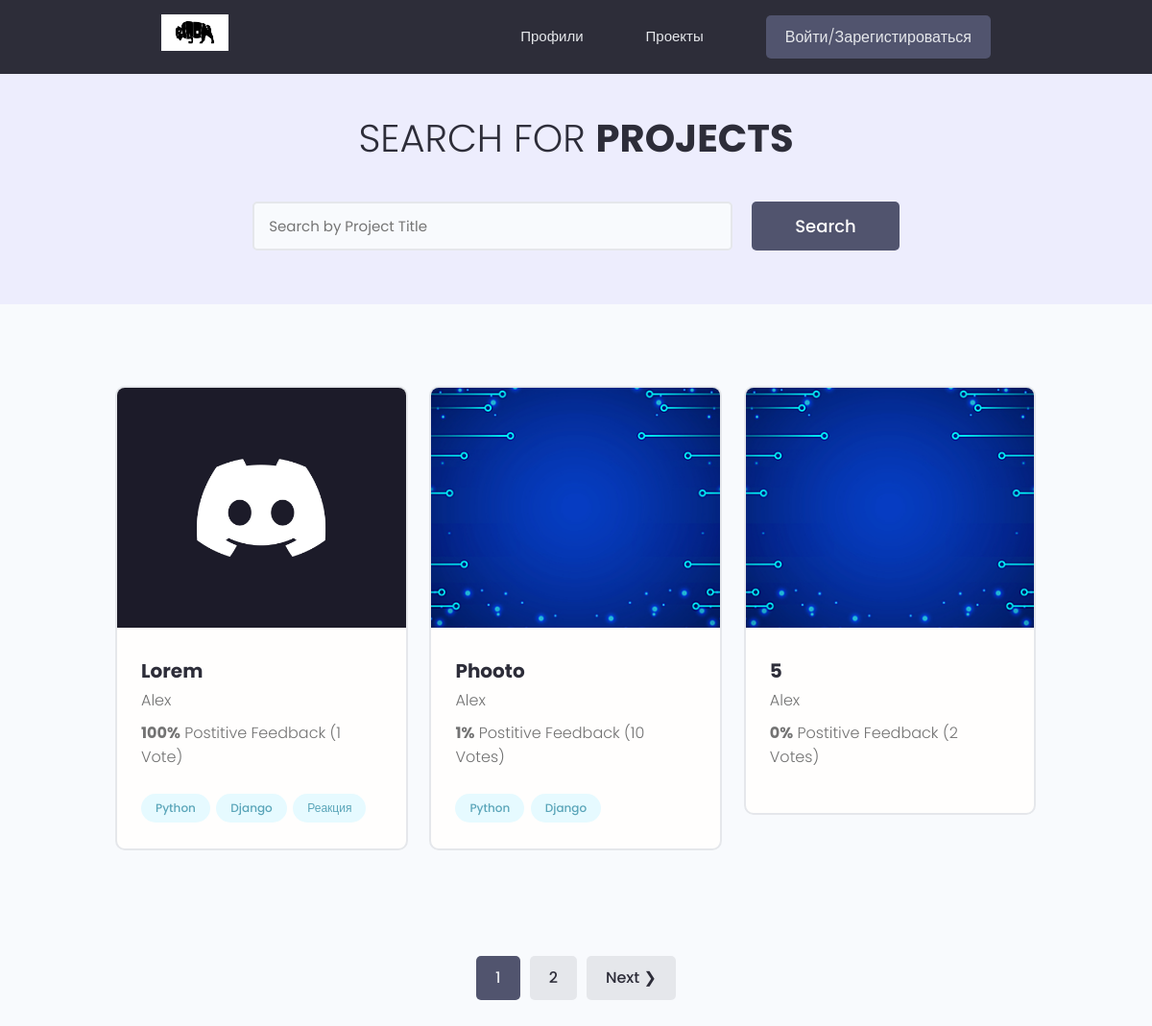
/projects/, run on the app's committed database.
### projects/models.py (models this page shows, shortened)
class Project(models.Model):
    owner = models.ForeignKey(Profile, null=True, blank=True, on_delete=models.SET_NULL)
    title = models.CharField(max_length=200)
    description = models.TextField(null=True, blank=True)
    featured_images = models.ImageField(null=True, blank=True, default='profiles/default-project.jpg')
    demo_link = models.CharField(max_length=2000, null=True, blank=True)
    source_link = models.CharField(max_length=2000, null=True, blank=True)
    tags = models.ManyToManyField('Tag', blank=True)
    vote_total = models.IntegerField(default=0, null=0, blank=True)
    vote_ratio = models.IntegerField(default=0, null=0, blank=True)
    created = models.DateTimeField(auto_now_add=True)
    id = models.UUIDField(default=uuid.uuid4, unique=True, primary_key=True, editable=False)
    class Meta:
        ordering = ['-vote_ratio', '-vote_total', 'title']

class Tag(models.Model):
    name = models.CharField(max_length=200)
    created = models.DateTimeField(auto_now_add=True)
    id = models.UUIDField(default=uuid.uuid4, unique=True, primary_key=True, editable=False)
    def __str__(self):
        return self.name

### users/models.py (models this page shows, shortened)
class Profile(models.Model):
    user = models.OneToOneField(User, on_delete=models.CASCADE, null=True)
    name = models.CharField(max_length=200, blank=True, null=True)
    email = models.EmailField(max_length=500, blank=True, null=True)
    short_intro = models.CharField(max_length=200, blank=True, null=True)
    username = models.CharField(max_length=200, blank=True, null=True)
    location = models.CharField(max_length=200, blank=True, null=True)
    bio = models.TextField(blank=True, null=True)
    profile_image = models.ImageField(blank=True, null=True, upload_to='profiles/', default='profiles/user-black.png')
    social_github = models.CharField(max_length=200, blank=True, null=True)
    social_twitter = models.CharField(max_length=200, blank=True, null=True)
    social_linkedin = models.CharField(max_length=200, blank=True, null=True)
    social_youtube = models.CharField(max_length=200, blank=True, null=True)
    social_website = models.CharField(max_length=200, blank=True, null=True)
    id = models.UUIDField(default=uuid.uuid4, unique=True, primary_key=True, editable=False)

### projects/views.py (the view)
# urls.py: path('projects/', getProjects),
def projects(request):
    projects, search_query = searchProjects(request)
    custom_range, projects = paginateProjects(request, projects, 3)
    context = {
        'projects': projects,
        'search_query': search_query,
        'custom_range': custom_range
    }
    return render(request, 'projects/projects.html', context)

### projects/utils.py (called while the page is built)
def searchProjects(request):
    search_query = ''
    if request.GET.get('search_query'):
        search_query = request.GET.get('search_query')
    tags = Tag.objects.filter(name__icontains=search_query)
    projects = Project.objects.distinct().filter(
        Q(title__icontains=search_query) |
        Q(description__icontains=search_query) |
        Q(owner__name__icontains=search_query) |
        Q(tags__in=tags)
    )
    return projects, search_query

def paginateProjects(request, projects, results):
    page = request.GET.get('page')
    paginator = Paginator(projects, results)
    try:
        projects = paginator.page(page)
    except PageNotAnInteger:
        page = 1
        projects = paginator.page(page)
    except EmptyPage:
        page = paginator.num_pages
        projects = paginator.page(page)
    leftIdex = (int(page) - 1)
    if leftIdex < 1:
        leftIdex = 1
    rightIndex = (int(page) + 2)
    if rightIndex > paginator.num_pages:
        rightIndex = paginator.num_pages + 1
    custom_range = range(leftIdex, rightIndex)
    return custom_range, projects

### projects/templates/projects/projects.html (shortened to what this page needs)
{% extends 'main.html' %}
{% block content %}
<main class="projects">
    <section class="hero-section text-center">
        <div class="container container--narrow">
            <div class="hero-section__box">
                <h2>Search for <span>Projects</span></h2>
            </div>
            <div class="hero-section__search">
                <form id="searchForm" class="form" action="{% url 'projects' %}" method="get">
                    <div class="form__field">
                        <input class="input input--text" id="formInput#search" type="text" name="search_query"
                               value="{{search_query}}"
                               placeholder="Search by Project Title"/>
                    </div>
                    <input class="btn btn--sub btn--lg" type="submit" value="Search"/>
                </form>
            </div>
        </div>
    </section>
    <section class="projectsList">
        <div class="container">
            <div class="grid grid--three">
                {% for project in projects %}
                <div class="column">
                    <div class="card project">
                        <a href="{% url 'project' project.id %}" class="project">
                            <img class="project__thumbnail" src="{{ project.featured_images.url }}"
                                 alt="project thumbnail"/>
                            <div class="card__body">
                                <h3 class="project__title">{{ project.title }}</h3>
                                <p>
                                    {{ project.owner.name }}
                                </p>
                                <p class="project--rating">
                                    <span style="font-weight: bold;">{{ project.vote_ratio }}%</span> Postitive
                                    Feedback ({{ project.vote_total }} Vote{{ project.vote_total|pluralize:"s" }})
                                </p>
                                <div class="project__tags">
                                    {% for tag in project.tags.all %}
                                    <span class="tag tag--pill tag--main">
                                        <small>{{ tag }}</small>
                                    </span>
                                    {% endfor %}
                                </div>
                            </div>
                        </a>
                    </div>
                </div>
                {% endfor %}
            </div>
        </div>
    </section>
    {% include 'pagination.html' with queryset=projects custom_range=custom_range%}
</main>
{% endblock %}

### templates/main.html (shortened to what this page needs)
<!DOCTYPE html>
{% load static %}
<html lang="en">
<head>
    <link rel="stylesheet" href="https://cdn.iconmonstr.com/1.3.0/css/iconmonstr-iconic-font.min.css"/>
    <link rel="stylesheet" href="{% static 'uikit/styles/uikit.css' %}"/>
    <link rel="stylesheet" href="{% static 'styles/app.css' %}"/>
<body>
{% include 'navbar.html' %}
{% block content %}
{% endblock %}
</body>
</html>

### templates/navbar.html (shortened to what this page needs)
{% load static %}
<header class="header">
    <div class="container container--narrow">
        <a href="{% url 'profiles' %}" class="header__logo">
            <img src="{% static 'images/LOGO_0028_02_bison.webp' %}" alt="DevSearch Logo"/>
        </a>
        <nav class="header__nav">
            <ul class="header__menu">
                <li class="header__menuItem"><a href="{% url 'profiles' %}">Профили</a></li>
                <li class="header__menuItem"><a href="{% url 'projects' %}">Проекты</a></li>
                {% if request.user.is_authenticated %}
                <li class="header__menuItem"><a href="{% url 'inbox' %}">Входящие</a></li>
                <li class="header__menuItem"><a href="{% url 'account' %}">Аккаунт</a></li>
                <li class="header__menuItem"><a href="{% url 'logout' %}" class="btn btn--sub">Выйти</a></li>
                {% else %}
                <li class="header__menuItem"><a href="{% url 'login' %}" class="btn btn--sub">Войти/Зарегистироваться</a></li>
                {% endif %}
            </ul>
        </nav>
    </div>
</header>

### templates/pagination.html (shortened to what this page needs)
{% if queryset.has_other_pages %}
<div class="pagination">
    <ul class="container">
        {% for page in custom_range %}
        {% if page == queryset.number %}
        <li><a href="?page={{ page }}" class="btn page-link btn--sub" data-page="{{page}}">{{ page }}</a></li>
        {% else %}
        <li><a href="?page={{ page }}" class="btn page-link" data-page="{{page}}">{{ page }}</a></li>
        {% endif %}
        {% endfor %}
        {% if queryset.has_next %}
        <li><a href="?page={{ queryset.next_page_number }}" class="btn page-link"
               data-page="{{queryset.next_page_number}}">Next &#10095;</a></li>
        {% endif %}
    </ul>
</div>
{% endif %}

### static/styles/app.css (style rules this page uses)
:root { --color-sub: #2d2d39; }
.btn--sub { background-color: var(--color-sub-light); }
.card { border: 2px solid var(--color-light); }
img { width: 100%; }
.header { position: sticky; z-index: 111; background-color: var(--color-sub); padding: 1.5rem 0; }
.header > .container { display: flex; justify-content: space-between; align-items: center; }
.header__logo > img { height: 3.8rem; }
.header__nav > ul { display: inline-flex; align-items: center; list-style: none; gap: 6.5rem; }
.header__menuItem > a { color: var(--color-light); font-weight: 300; }
.hero-section { height: 40vh; display: flex; align-items: center; background-color: var(--color-sub); }
.hero-section__box { margin-bottom: 4rem; }
.hero-section__box > h2, .hero-section__box > h2 > span { font-size: 4rem; color: var(--color-light); line-height: 1.3; text-transform: uppercase; }
.hero-section__box > h2 { font-weight: 300; }
.hero-section__box > h2 > span { font-weight: 700; }
.hero-section__search > .form { display: flex; align-items: center; justify-content: center; gap: 2rem; }
.hero-section__search > .form input.input--text { width: 50rem; }
.pagination { margin-top: 8rem; margin-bottom: 10rem; }
.pagination > ul { flex-wrap: wrap; list-style: none; display: flex; align-items: center; justify-content: center; gap: 1rem; }
.pagination .btn { color: var(--color-sub); }
.pagination .btn.btn--sub { color: var(--color-light); }
.project--rating { margin-bottom: 1.6em; margin-top: .5em; }
.projects > .hero-section { background: var(--color-sub-lighter); height: 30vh; }
.projects .hero-section__box { margin-bottom: 2.5rem; }
.projects .hero-section__box > h2 { color: var(--color-sub); }
.projects .hero-section__box > h2 > span { font-weight: 700; color: var(--color-sub); }
.projectsList { margin-top: 8rem; }
.project__thumbnail { height: 25rem; object-fit: cover; object-position: top center; }
.project__title { font-size: 2rem; font-weight: 700; color: var(--color-sub); }

### static/uikit/styles/modules/_variables.css (style rules this page uses)
:root { --color-main: #5aa5b9; --color-main-light: #e6faff; --color-sub: #3f4156; --color-sub-light: #51546e; --color-sub-lighter: #ededfd; --color-text: #737373; --color-gray: #8b8b8b; --color-light: #e5e7eb; --color-light-gray: #767676; --color-bg: #f8fafd; --color-white: #fffefd; --color-white-light: #f3f3f3; --color-success: #359e64; --color-success-bg: #def8e8; --color-error: #fc4b0b; --color-error-bg: #fff2ee; --font-base: 'Poppins', arial, helvetica, 'Segoe UI', roboto, ubuntu, sans-serif; --font-monospace: 'Fira Code', 'Courier New', courier, monospace; --font-regular: 300; --font-medium: 500; --font-bold: 700; --generic-shadow: 1px 1px 5px #00000010; --generic-transition: all 0.3s ease-in-out; }

### static/uikit/styles/modules/_base.css (style rules this page uses)
* { margin: 0; padding: 0; box-sizing: border-box; text-rendering: optimizeLegibility; color: inherit; font-size: inherit; }
html { font-size: 50%; }
@media only screen and (min-width: 480px) { html { font-size: 56.25%; } }
@media only screen and (min-width: 1200px) { html { font-size: 62.5%; } }
body { line-height: 1.6; font-weight: 400; font-size: 1.5rem; color: var(--color-text); background-color: var(--color-bg); min-height: 100vh; }

### static/uikit/styles/modules/_typography.css (style rules this page uses)
* { font-family: var(--font-base); }
h2 { font-size: 3.6rem; font-weight: var(--font-bold); }
h3 { font-size: 3.2rem; font-weight: var(--font-medium); }
p, span, strong { font-size: 1.6rem; color: var(--color-text); font-weight: var(--font-regular); }
a { padding-bottom: 2px; text-decoration: none; display: inline-block; color: var(--color-main); font-weight: var(--font-medium); }

### static/uikit/styles/modules/_utilities.css (style rules this page uses)
.container { width: 92%; max-width: 165rem; margin: 0 auto; box-sizing: border-box; }
.container--narrow { width: 92%; max-width: 120rem; }
@media screen and (min-width: 1000px) { .container { width: 90%; } }
@media screen and (min-width: 1000px) { .container--narrow { width: 85%; } }
@media screen and (min-width: 1200px) { .container { width: 80%; } }
@media screen and (min-width: 1200px) { .container--narrow { width: 72%; } }
.text-center { text-align: center; }

### static/uikit/styles/modules/_card.css (style rules this page uses)
.card { border-radius: 1rem; background-color: var(--color-white); border: 1.5px solid var(--color-light); width: auto; height: auto; margin-top: 0.5rem; margin-bottom: 0.5rem; overflow: hidden; }
.card__body, .card__header { padding: 2rem 2.5rem; }

### data on the page
Project: featured_images (picture), title "Lorem", owner.name "Alex", vote_ratio "100", vote_total "1"
Tag: name "Python"
Tag: name "Django"
Tag: name "Реакция"
Project: featured_images (placeholder picture), title "Phooto", owner.name "Alex", vote_ratio "1", vote_total "10"
Project: featured_images (placeholder picture), title "5", owner.name "Alex", vote_ratio "0", vote_total "2"

### other printed values
{{ page }} "1"
{{ page }} "2"
